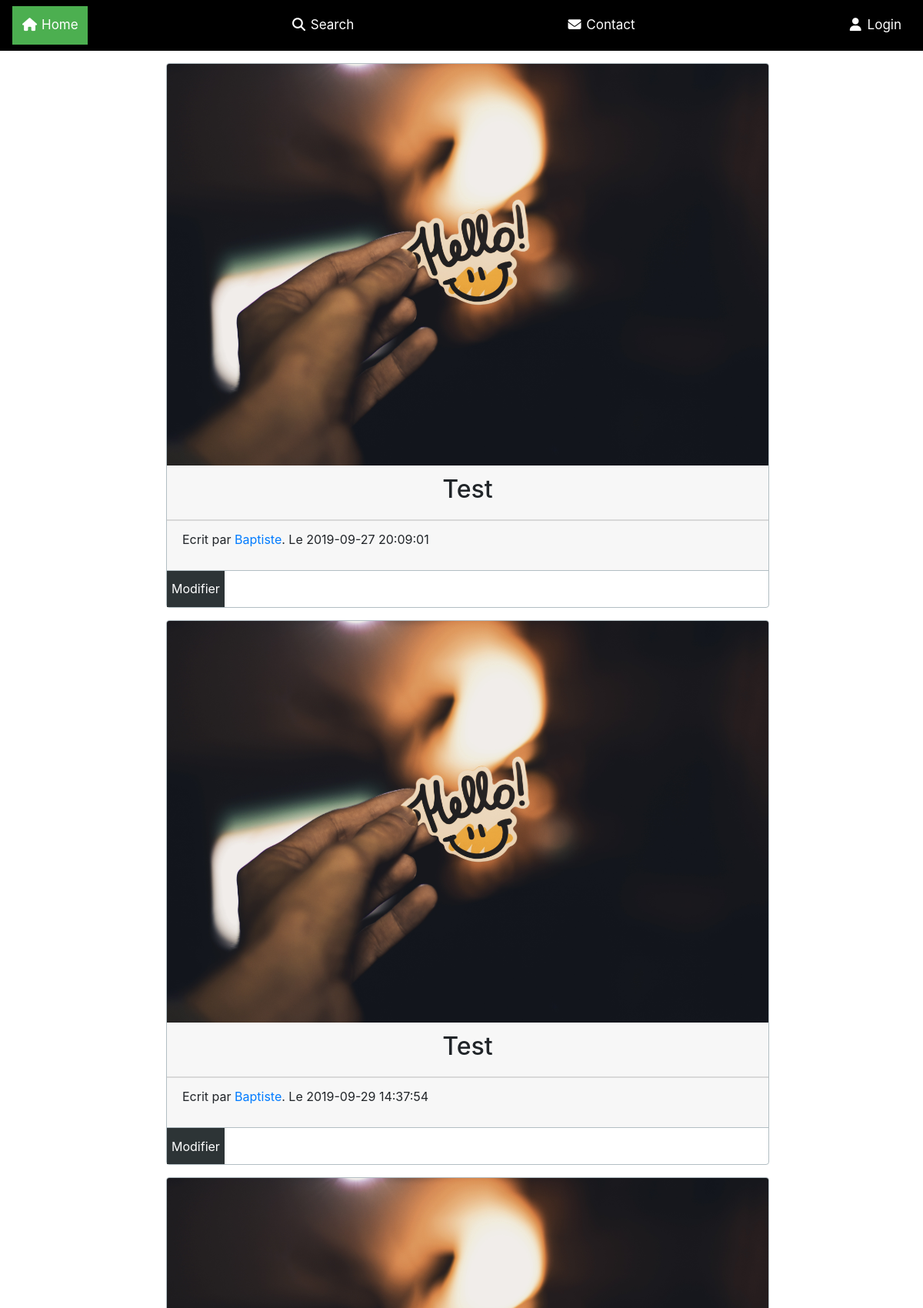
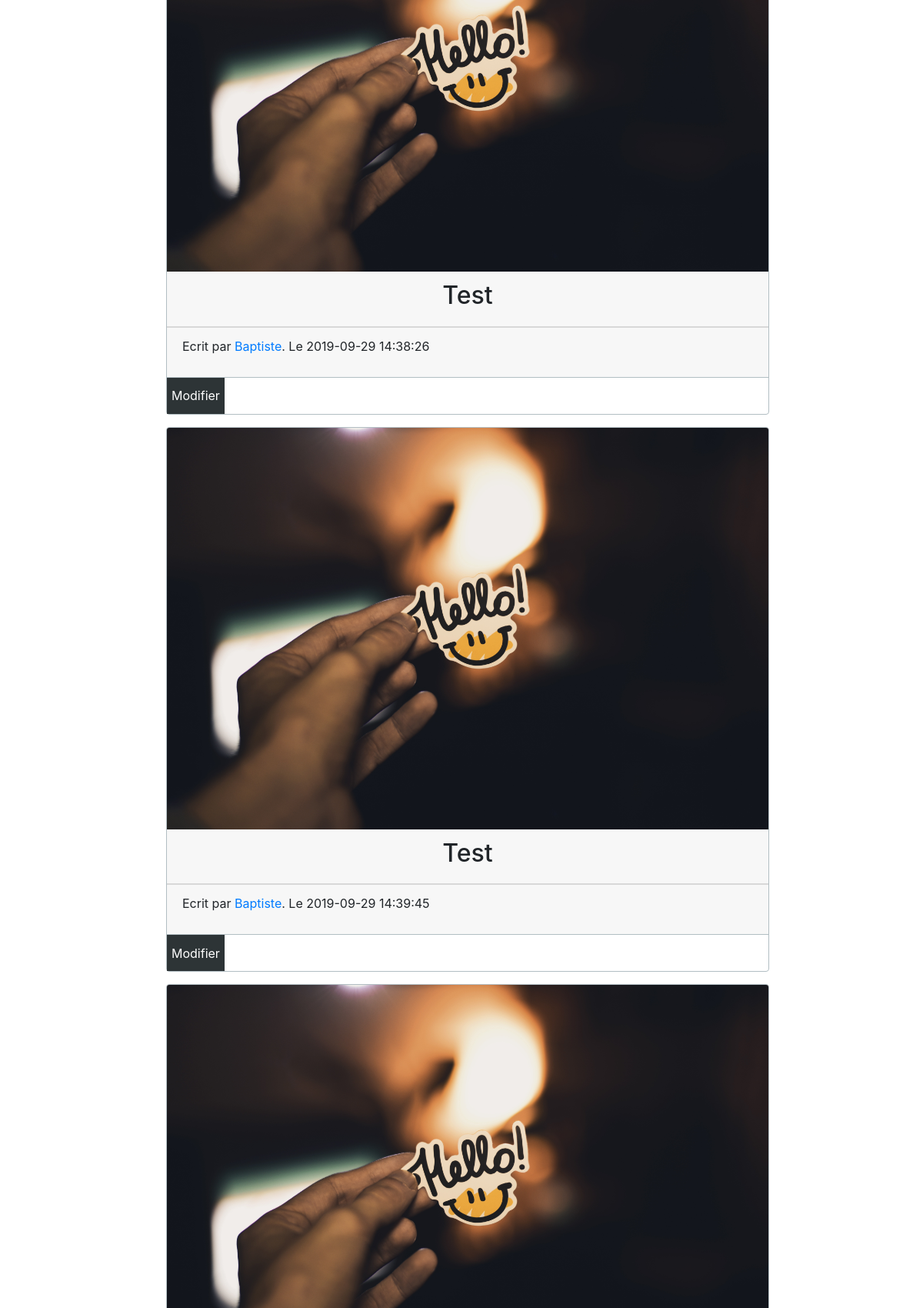
Page /Admin_article.php (upper part) on the committed database (2 pictures, top to bottom).
### tables this page shows
CREATE TABLE IF NOT EXISTS `article` (
  `ID` int(11) NOT NULL AUTO_INCREMENT,
  `article_author` varchar(50) DEFAULT NULL,
  `article_title` varchar(255) DEFAULT NULL,
  `article_datetime` datetime DEFAULT NULL,
  `article_pic` varchar(255) DEFAULT NULL,
  `article_content` text,
  PRIMARY KEY (`ID`)
);

### Admin_article.php (the view, shortened to what this page needs)
<!DOCTYPE html>
<html>
  <head>
    <link rel="stylesheet" href="https://stackpath.bootstrapcdn.com/bootstrap/4.3.1/css/bootstrap.min.css">
    <link rel="stylesheet" href="css/style_admin_article.css" type="text/css">
  </head>
<body>
<?php include('function_connex_db.php'); ?>
<?php
$reponse = $db->query('SELECT * FROM article');
?>
<div class="navbar">
  <a class="active" href="#"><i class="fa fa-fw fa-home"></i> Home</a>
  <a href="#"><i class="fa fa-fw fa-search"></i> Search</a>
  <a href="#"><i class="fa fa-fw fa-envelope"></i> Contact</a>
  <a href="#"><i class="fa fa-fw fa-user"></i> Login</a>
</div>
  <div class="container col-8">
    <div class="row">
      <?php
      $count=0;
      while ($donnees = $reponse->fetch())
      {
        $count++
        ?>
        <div class="card">
          <img class="card-img-top" src="<?php echo $donnees['article_pic']; ?>" alt="">
          <div class="card-header">
            <h1 class="text-center titre"><?php echo $donnees['article_title']; ?></h1>
          </div>
          <div class="card-footer">
            <p>Ecrit par <a href="jerem2.php"><?php echo $donnees['article_author']; ?></a>. Le <?php echo $donnees['article_datetime']; ?></p>
          </div>
          <div class="d-flex justify-content-between group-but">
            <button type="button" class="but"><a href="jerem2.php?id=<?php echo $donnees['ID']; ?>">Modifier</a></button>
            <a id="but-arrow" data-toggle="collapse" data-target="#resumer<?php echo $count ?>">🢗</a>
          </div>
        </div>
        <?php
      }
      ?>
    </div>
  </div>
</body>
<?php include('footer.php'); ?>
</html>

### footer.php (shortened to what this page needs)
</body>
</html>

### css/style_admin_article.css (style rules this page uses)
.card { height: 20%; border-color: #b2bec3; margin-left: 1rem; margin-top: 1rem; }
.but { background: #2d3436; text-decoration: none; border: none; }
.group-but { height: 3rem; border-top: 1px solid; border-color: #b2bec3; }
.but a { color: white; }
.titre { font-size: 2em; }
#but-arrow { font-size: 50px; }
.navbar { width: 100%; background-color: #000; overflow: auto; }
.navbar a { float: left; text-align: center; padding: 12px; color: white; text-decoration: none; font-size: 17px; }
.active { background-color: #4CAF50; }
a:not([href]):not([tabindex]) { color: white; }

### rows in the picture
article: article_pic (picture), article_title "Test", article_author "Baptiste", article_datetime "2019-09-27 20:09:01"
article: article_pic (picture), article_title "Test", article_author "Baptiste", article_datetime "2019-09-29 14:37:54"
article: article_pic (picture), article_title "Test", article_author "Baptiste", article_datetime "2019-09-29 14:38:26"
article: article_pic (picture), article_title "Test", article_author "Baptiste", article_datetime "2019-09-29 14:39:45"
article: article_pic (picture)
